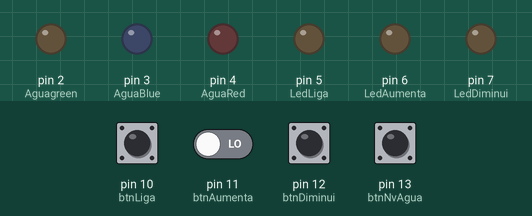
Simulated run of this sketch. Board: Arduino Uno, built with avr-gcc and run on an emulated ATmega328P. Shown: output pins drawn as LEDs (lit = HIGH). Dashed ring = blinking. The inputs (shaded band) are chosen by the test bench; at power-on: pin 10 (btnLiga), pin 11 (btnAumenta), pin 12 (btnDiminui), pin 13 (btnNvAgua) LOW.

Above: at 1.2 s.
1.3 s: pin 10 (btnLiga) pulled HIGH for 1 s
At 1.45 s:
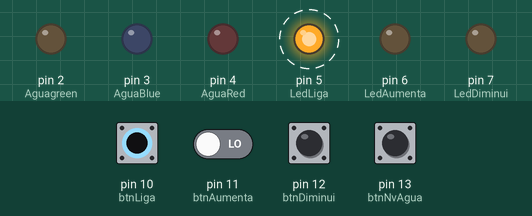
4.3 s: pin 10 (btnLiga) driven HIGH and pin 11 (btnAumenta) driven HIGH
At 4.45 s:
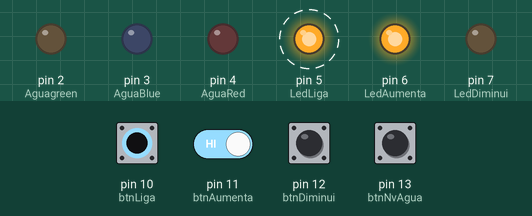
7.3 s: pin 13 (btnNvAgua) pulled HIGH for 0.15 s
At 7.65 s:
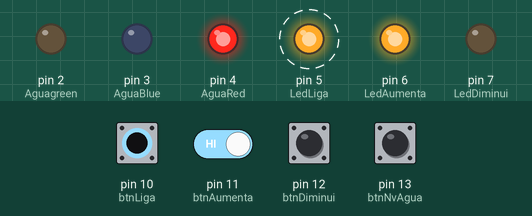
10.3 s: pin 11 (btnAumenta) driven LOW
At 10.45 s:
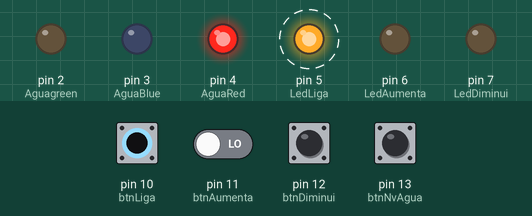
13.3 s: pin 12 (btnDiminui) pulled HIGH for 0.15 s
At 13.45 s:
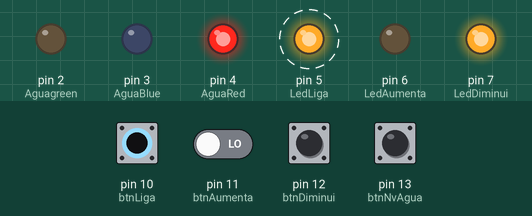
16.3 s: pin 13 (btnNvAgua) pulled HIGH for 1 s
At 17.45 s:
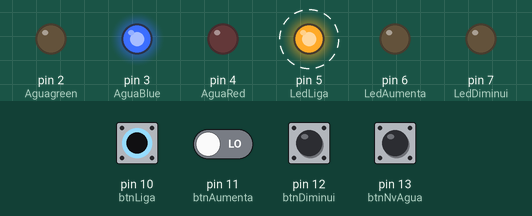
Timing chart, 0 to 20.3 s (numbered marks = the images above; inputs shaded):
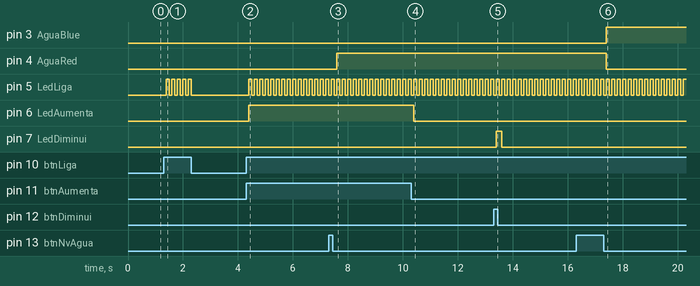

The sketch:

Codigo.ino
```cpp
/*
Teste esse circuito:
https://www.tinkercad.com/things/3DNm8EOxGW7
*/

#define btnLiga 10
#define btnAumenta 11
#define btnDiminui 12
#define btnNvAgua 13
#define Aguagreen 2
#define AguaBlue 3
#define AguaRed 4
#define LedLiga 5
#define LedAumenta 6
#define LedDiminui 7
#define maximo 3

int estado = 0; // variável para leitura do pushbutton
int guarda_estado = LOW;
int ligado = 0;
int ciclo = 0,btnclicado=0, btnliberado=0;

void setup()
{
  pinMode(btnLiga, INPUT);
  pinMode(btnAumenta, INPUT);
  pinMode(btnDiminui, INPUT);
  pinMode(btnNvAgua, INPUT);
  pinMode(Aguagreen, OUTPUT);
  pinMode(AguaBlue, OUTPUT);
  pinMode(AguaRed, OUTPUT);
  pinMode(LedLiga, OUTPUT);
  pinMode(LedAumenta, OUTPUT);
  pinMode(LedDiminui, OUTPUT);
}


void vermelho()
{
  digitalWrite(AguaRed, HIGH);
  digitalWrite(AguaBlue, LOW);
  digitalWrite(Aguagreen, LOW);
}

void azul()
{
  digitalWrite(AguaRed, LOW);
  digitalWrite(AguaBlue, HIGH);
  digitalWrite(Aguagreen, LOW);
}

void verde()
{
  digitalWrite(AguaRed, LOW);
  digitalWrite(AguaBlue, LOW);
  digitalWrite(Aguagreen, HIGH);
}


void trocaled ()
{
 if(ciclo==0)
 {
vermelho();
 }

  else if(ciclo==1)
  {
    azul();
  }
  else if(ciclo==2)
  {
    verde();
  }
ciclo++;

if (ciclo>maximo-1)
{
ciclo=0;
}
}

void verificabtn()
{
if(digitalRead(btnNvAgua)==HIGH)
{
 btnclicado=1;
 btnliberado=0;
}
else
{
  btnliberado=1;
}
if((btnclicado==1)and(btnliberado==1))
{
  btnclicado=0;
  btnliberado=0;
  trocaled();
}
}


void loop(){


 estado = digitalRead(btnLiga);

// verifica se o botão (pushbutton) está pressionado
  if (estado == HIGH) {
// inverte valor da variável variable_buttonEstado
guarda_estado = !guarda_estado;
//esperera o tempo de 500ms para evitar que haja várias vezes alterações
delay(100);

  }
  if (guarda_estado == HIGH) {
// liga o led
digitalWrite(LedLiga, HIGH);
    ligado=1;
  }
  else {
// desliga o led
digitalWrite(LedLiga, LOW);
    ligado=0;

  }


  if(ligado==1)
  {

    verificabtn();

    if(digitalRead(btnAumenta) == HIGH) {

digitalWrite(LedAumenta, HIGH);

  }
  else if(digitalRead(btnDiminui) == HIGH) {

digitalWrite(LedDiminui, HIGH);

  }
    else{
      digitalWrite(LedAumenta, LOW);
      digitalWrite(LedDiminui, LOW);
    }

}
}
```

Measured:
- after the input at 1.3 s, pin 5 (LedLiga): alternates HIGH for 0.10 s and LOW for 0.10 s, 10 changes in all, then stays LOW, starting after 0.10 s
- after the input at 4.3 s, pin 5 (LedLiga): alternates HIGH for 0.10 s and LOW for 0.10 s, starting after 0.10 s; pin 6 (LedAumenta): LOW → HIGH after 0.10 s
- after the input at 7.3 s, pin 4 (AguaRed): LOW → HIGH after 0.30 s
- after the input at 10.3 s, pin 6 (LedAumenta): HIGH → LOW after 0.10 s
- after the input at 13.3 s, pin 7 (LedDiminui): LOW → HIGH after 0.10 s, → LOW 0.20 s later
- after the input at 16.3 s, pin 3 (AguaBlue): LOW → HIGH after 1.1 s; pin 4 (AguaRed): HIGH → LOW after 1.1 s
